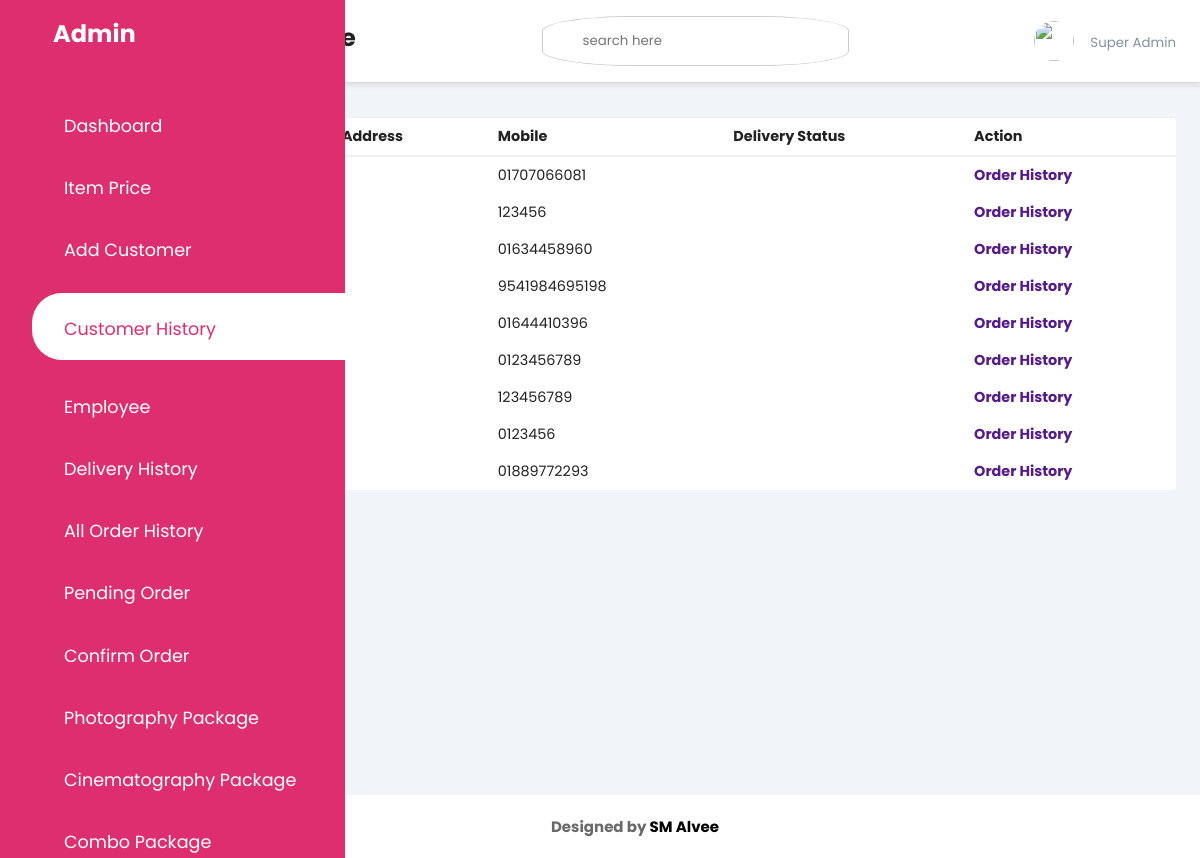
The app's page /admin/customerhistory.php (signed in) with its own data.
### tables this page shows
CREATE TABLE `user` (
  `id` int(11) NOT NULL,
  `username` text NOT NULL,
  `email` varchar(50) NOT NULL,
  `mobile` varchar(20) NOT NULL,
  `password` varchar(255) NOT NULL,
  `token` varchar(255) NOT NULL,
  `profile_pic` blob NOT NULL,
  `address` varchar(100) NOT NULL
);

### db/DBConfig.php (called while the page is built, shortened)
<?php
class dbconfig
{
	private $_host = "localhost";
	private $_username = "root";
	private $_password = "";
	private $_database = "wedding";
	protected $connection;
	public function __construct()
	{
		if(!isset($this->connection))
		{
			$this->connection = new mysqli($this->_host,$this->_username,$this->_password,$this->_database);
		}
		return $this->connection;
	}
}
?>

### db/Crud.php (called while the page is built, shortened)
<?php
include_once 'DBConfig.php';
class Crud extends dbconfig{
	public function getData($query)
	{
		$result = $this->connection->query($query);
			$rows = array();
			while($row = $result->fetch_assoc())
			{
				$rows[] = $row;
			}
		return $rows;
	}
}
?>

### admin/customerhistory.php (the view, shortened to what this page needs)
<?php
  include_once '../db/Crud.php';
  $crud = new Crud();
  $info = "select * from user";
  $getinfo = $crud->getData($info);
?>
<!DOCTYPE html>
<html lang="en">
<head>
	<link rel="stylesheet" href="https://maxst.icons8.com/vue-static/landings/line-awesome/line-awesome/1.3.0/css/line-awesome.min.css">
	<link rel="stylesheet" type="text/css" href="css/style.css">
</head>
<body>
	<div class="sidebar">
		<div class="sidebar-brand">
			<h2><span class="lab la-accusoft"></span> <span>Admin</span></h2>
		</div>
		<div class="sidebar-menu">
			<ul>
				<li>
					<a href="dashboard.php" ><span class="las la-igloo"></span><span>Dashboard</span></a>
				</li>
				<li>
					<a href="package.php" ><span class="las la-users"></span><span>Item Price</span></a>
				</li>
				<li>
					<a href="addcustomer.php"><span class="las la-clipboard-list"></span><span>Add Customer</span></a>
				</li>
				<li>
					<a href="customerhistory.php" class="active"><span class="las la-users"></span><span>Customer History</span></a>
				</li>
				<li>
					<a href=""><span class="las la-shopping-bag"></span><span>Employee</span></a>
				</li>
				<li>
					<a href=""><span class="las la-shopping-bag"></span><span>Delivery History</span></a>
				</li>
				<li>
					<a href="allorderhistory.php"><span class="las la-shopping-bag"></span><span>All Order History</span></a>
				</li>
				<li>
					<a href="orderrequest.php" ><span class="las la-shopping-bag"></span><span>Pending Order</span></a>
				</li>
				<li>
					<a href="confirmorder.php"><span class="las la-shopping-bag"></span><span>Confirm Order</span></a>
				</li>
				<li>
					<a href="addphotopackage.php" ><span class="las la-shopping-bag"></span><span>Photography Package</span></a>
				</li>
				<li>
					<a href="addcinepackage.php" ><span class="las la-shopping-bag"></span><span>Cinematography Package</span></a>
				</li>
				<li>
					<a href="addcombopackage.php" ><span class="las la-shopping-bag"></span><span>Combo Package</span></a>
				</li>
			</ul>
		</div>
	</div>
	<div class="main-content">
		<header>
			<h2>
				<label for="nav-toggle">
					<span class="las la-bars"></span>
				</label>
				Package List & Price
			</h2>
			<div class="search-wrapper">
				<input type="search" placeholder="search here" name="">
			</div>
			<div class="user-wrapper">
				<img src="UserImage/2.jpg" width="40px" height="40px" alt="">
				<div>
					<small>Super Admin</small>
				</div>
			</div>
		</header>
		<main>
		<div class="table-responsive">
			<table width="100%" style="background: #fff; border-radius: 5px;">
				<thead>
					<tr>
						<td>Name</td>
						<td>Address</td>
						<td>Mobile</td>
						<td>Delivery Status</td>
						<td>Action</td>
					</tr>
				</thead>
				<tbody>
					<?php foreach($getinfo as $key=>$customer) {?>
					<tr>
						<td><?php echo $customer['username'];?></td>
						<td></td>
						<td><?php echo $customer['mobile'];?></td>
						<td></td>
						<td><strong><a href="">Order History</a></strong></td>
					</tr>
					<?php }?>
				</tbody>
			</table>
		</div>
		</main>
		<footer class="footer">
            <h4>Designed by <a href="https://www.facebook.com/raisuddin.alvee.56/" target="blanck" style="color: black;">SM Alvee</a></h4>
        </footer>
	</div>
</body>
</html>

### admin/css/style.css (style rules this page uses)
:root { --main-color: #DD2F6E; --color-dark: #1D2231; --text-grey: #8390A2; }
* { padding: 0; margin: 0; box-sizing: border-box; list-style-type: none; text-decoration: none; font-family: 'Poppins' , sans-serif; }
.sidebar { width: 345px; position: fixed; left: 0; top: 0; height: 100%; background: var(--main-color); z-index: 100; transition: width 300ms; }
.sidebar-brand { height: 90px; padding: 1rem 0rem 1rem 2rem; color: #fff; }
.sidebar-menu { margin-top: 1rem; }
.sidebar-menu li { width: 100%; margin-bottom: 1.7rem; padding-left: 1rem; }
.sidebar-menu a { padding-left: 1rem; display: block; color: #fff; font-size: 1.1rem; }
.sidebar-menu a.active { background: #fff; padding-top: 1rem; padding-bottom: 1rem; color: var(--main-color); border-radius: 30px 0px 0px 30px; }
.sidebar-menu a span:first-child { font-size: 1.5rem; padding-right: 1rem }
.main-content { transition: margin-left 300ms; margin-left: 345px; }
header { background: #fff; display: flex; justify-content: space-between; padding: 1rem 1.5rem; box-shadow: 2px 2px 5px rgba(0,0,0,0.2); position: fixed; left: 345px; width: calc(100% - 345px); top: 0; z-index: 100; transition: left 300ms; }
header h2 { color: #222; }
header label span { font-size: 1.7rem; padding-right: 1rem; }
.search-wrapper { border: 1px solid #ccc; border-radius: 30%; height: 50px; display: flex; align-items: center; overflow-x: hidden; }
.search-wrapper input { height: 100%; padding: .5rem; border: none; outline: none; }
.user-wrapper { display: flex; align-items: center; }
.user-wrapper img { border-radius: 50%; margin-right: 1rem; }
.user-wrapper small { display: inline-block; color: var(--text-grey); }
main { margin-top: 85px; padding: 2rem 1.5rem; background: #f1f5f9; min-height: calc(100vh - 90px); }
table { border-collapse: collapse; }
thead tr { border-top: 1px solid #f0f0f0; border-bottom: 2px solid #f0f0f0; }
thead td { font-weight: 700; }
td { padding: .5rem 1rem; font-size: .9rem; color: #222; }
tr td:last-child { display: flex; align-items: center; }
.table-responsive { width: 100%; overflow-x: auto; }
.footer { text-align: center; margin-top: 20px; margin-bottom: 20px; color: #696969; font-size: 15px; font-family: "AnyConv.com__AvenirLTStd-Roman"; }
@media only screen and (max-width: 1200px) { .sidebar { width: 70px; } }
@media only screen and (max-width: 1200px) { .sidebar .sidebar-brand, .sidebar li { padding-left: 1rem; text-align: center; } }
@media only screen and (max-width: 1200px) { .sidebar li a { padding-left: 0rem; } }
@media only screen and (max-width: 1200px) { .main-content { margin-left: 70px; } }
@media only screen and (max-width: 1200px) { .main-content header { width: calc(100% - 70px); left: 70px; } }

### records on screen
user: username "SM Alvee", mobile "01707066081"
user: mobile "123456"
user: username "tamima", mobile "01634458960"
user: mobile "9541984695198"
user: username "Ovishak", mobile "01644410396"
user: mobile "0123456789"
user: username "Mithu", mobile "123456789"
user: mobile "0123456"
user: username "Md. Nayem", mobile "01889772293"
